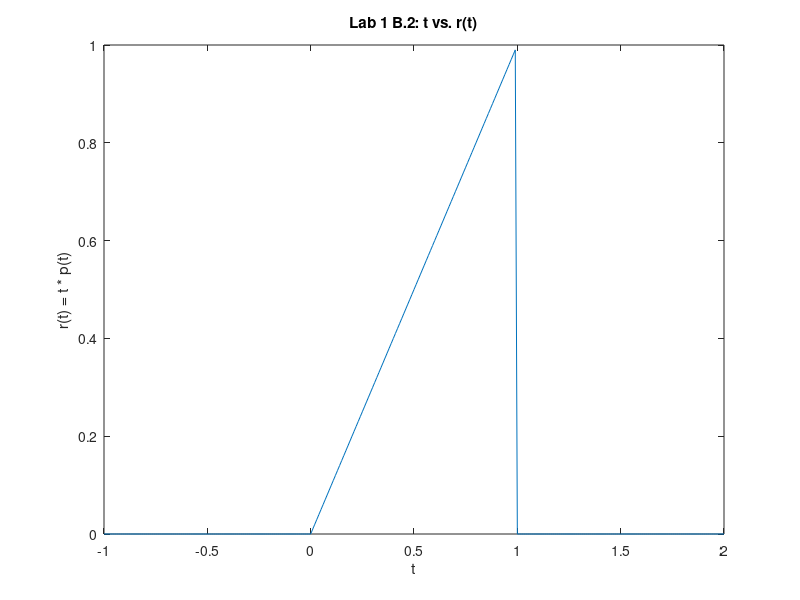
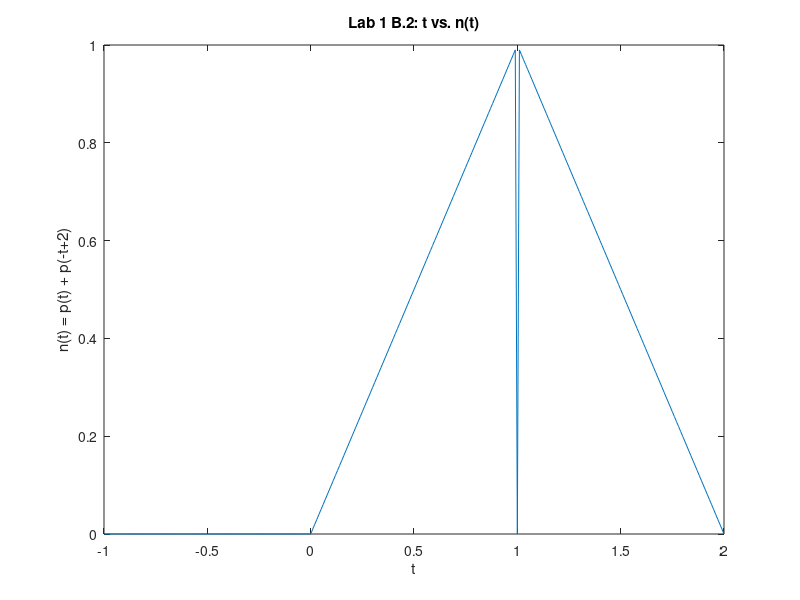

The MATLAB source for these figures, in order:
% Pre-run clearing
clc;   %Clear command window
clf;   %Clear figure window
clear; %Clear variables from RAM

% From Lab1_B1.m
p = @(t) 1.0.*((t>=0)&(t<1));

% Defining r(t) = t*p(t)
r = @(t) t.*p(t);

% Defining n(t) = r(t) + r(-t + 2)
n = @(t) r(t) + r(-t + 2);

%
% First window, 
%
figure (1); 

% Set t (x-axis) to go from -1 to 2, inclusively, with a step of 0.01
t = (-1:0.01:2); 

plot(t, r(t));

% Set labels
xlabel('t'); 
ylabel('r(t) = t * p(t)');
title('Lab 1 B.2: t vs. r(t)');

%
% Second window, 
%
figure (2); 

% Set t (x-axis) to go from -1 to 2, inclusively, with a step of 0.01
t = (-1:0.01:2); 

plot(t, n(t));

% Set labels
xlabel('t'); 
ylabel('n(t) = p(t) + p(-t+2)');
title('Lab 1 B.2: t vs. n(t)');

